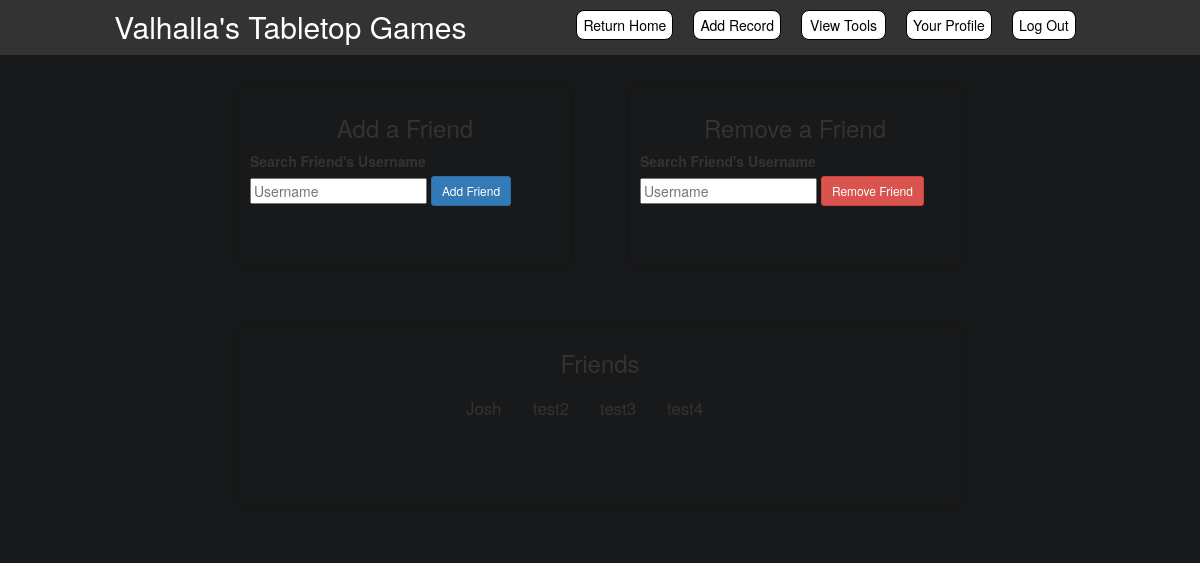
Page /friend (signed in) on the committed database.
### app.py (models this page shows)
class User(UserMixin, db.Model):
        id = db.Column(db.Integer, primary_key=True)
        fullname = db.Column(db.String(50), nullable=False)
        username = db.Column(db.String(15), nullable=False, unique=True)
        email = db.Column(db.String(50), nullable=False, unique=True)
        password = db.Column(db.String(80), nullable=False)
        favorites = db.relationship('SupportedGames', secondary=userFavorites, backref='favoritedby')
        played = db.relationship('SupportedNames', secondary=playedUsers, backref='playedwith')
        friends = db.relationship('User', secondary=friends,
                                primaryjoin=(friends.c.user_id == id),
                                secondaryjoin=(friends.c.friend_id == id),
                                backref=db.backref('friend_of', lazy='dynamic'),
                                lazy='dynamic')

### app.py (the view)
@app.route('/friend', methods = ['GET'])
@login_required
def friend():
    user = current_user
    user_friends = user.friends.all()
    return render_template('friends.html', friends=user_friends)

### app.py (called while the page is built)
@login_manager.user_loader
def load_user(user_id):
    return User.query.get(int(user_id))

### templates/friends.html (shortened to what this page needs)
<!DOCTYPE html>
<html lang="en">
<head>
    <link rel="stylesheet" href="{{ url_for('static', filename='css/friends.css') }}">
    <link rel="stylesheet" href="https://cdn.jsdelivr.net/npm/bootstrap@3.3.7/dist/css/bootstrap.min.css">
</head>
<body>
    {% extends "base.html" %}
    {% import "bootstrap/wtf.html" as wtf %}
    {% block content %}
        <div id="content">
            <div class="add">
                <div>
                    <h3>Add a Friend</h3>
                </div>
                <div id="form">
                    <form action="/addfriend" method="POST" novalidate>
                        <label for="addAccount">Search Friend's Username</label>
                        <input id="addAccount" name="addAccount" type="text" placeholder="Username">
                        <button type="submit button" class="btn btn-primary btn-sm" style="margin-bottom: 4px;">Add Friend</button>
                    </form>
                </div>
            </div>
            <div class="add">
                <div>
                    <h3>Remove a Friend</h3>
                </div>
                <div id="form">
                    <div id="form">
                        <form action="/removefriend" method="POST" novalidate>
                            <label for="removeAccount">Search Friend's Username</label>
                            <input id="removeAccount" name="removeAccount" type="text" placeholder="Username">
                            <button type="submit button" class="btn btn-danger btn-sm" style="margin-bottom: 4px;">Remove Friend</button>
                        </form>
                    </div>
                </div>
            </div>
            <div class="display">
                <h3>Friends</h3>
                <div id="friendsList">
                    {% for friend in friends %}
                    <div style="margin-top: 10px;"id="{{ loop.index }}">
                        <span class="friendName" id="friend{{ loop.index }}">{{ friend.fullname }}</span>
                    </div>
                    {% endfor %}
                </div>
            </div>
        </div>
    {% endblock %}

### static/css/friends.css (style rules this page uses)
body { display: flex; justify-content: center; align-items: center; flex-direction: column; }
#content { display: flex; justify-content: center; align-items: center; flex-direction: row; flex-wrap: wrap; width: 900px; }
.add { margin-top: 150px; margin: 30px; padding-top: 5px; padding: 10px; width: 330px; height: 180px; border-radius: 8px; box-shadow: 0px 0px 8px rgba(0, 0, 0, 0.2); display: flex; flex-direction: column; align-items: center; }
.display { margin-top: 150px; margin: 30px; padding-top: 5px; width: 720px; height: 180px; border-radius: 8px; box-shadow: 0px 0px 8px rgba(0, 0, 0, 0.2); display: flex; flex-direction: column; align-items: center; }
.friendName { font-size: 1.2em; text-align: center; }
#friendsList { display: flex; flex-direction: row; justify-content: center; }
#friendsList div { width: 67px; }

### static/css/baseStyles.css (style rules this page uses)
body { background-color: #18191A; }
#content { display: flex; justify-content: center; background-color: #18191A; }

### rows in the picture
User: fullname "Josh"
User: fullname "test2"
User: fullname "test3"
User: fullname "test4"
